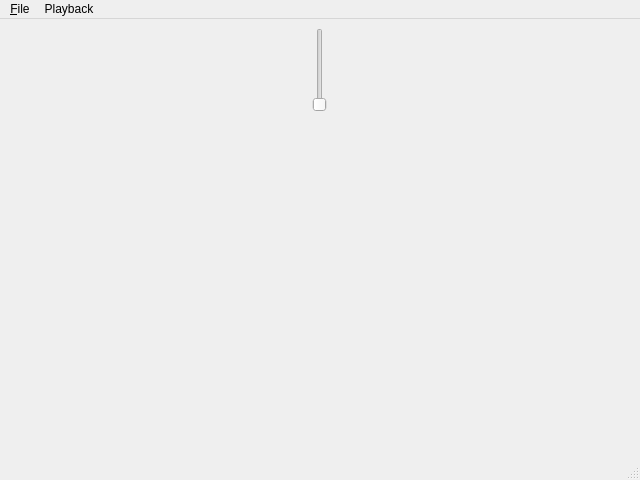
<ui version="4.0" >
 <class>Turnaround</class>
 <widget class="QMainWindow" name="Turnaround" >
  <property name="geometry" >
   <rect>
    <x>0</x>
    <y>0</y>
    <width>640</width>
    <height>480</height>
   </rect>
  </property>
  <property name="sizePolicy" >
   <sizepolicy vsizetype="Preferred" hsizetype="Preferred" >
    <horstretch>0</horstretch>
    <verstretch>0</verstretch>
   </sizepolicy>
  </property>
  <property name="windowTitle" >
   <string>Turnaround</string>
  </property>
  <widget class="QWidget" name="centralwidget" >
   <widget class="QWidget" name="" >
    <property name="geometry" >
     <rect>
      <x>9</x>
      <y>9</y>
      <width>621</width>
      <height>421</height>
     </rect>
    </property>
    <layout class="QVBoxLayout" >
     <item>
      <widget class="ProgressControlWidget" name="progressControl" >
       <property name="sizePolicy" >
        <sizepolicy vsizetype="Minimum" hsizetype="Expanding" >
         <horstretch>0</horstretch>
         <verstretch>0</verstretch>
        </sizepolicy>
       </property>
      </widget>
     </item>
     <item>
      <widget class="CLAM::VM::KeySpace" name="keySpace" >
       <property name="sizePolicy" >
        <sizepolicy vsizetype="Expanding" hsizetype="Preferred" >
         <horstretch>0</horstretch>
         <verstretch>0</verstretch>
        </sizepolicy>
       </property>
      </widget>
     </item>
    </layout>
   </widget>
  </widget>
  <widget class="QMenuBar" name="menubar" >
   <property name="geometry" >
    <rect>
     <x>0</x>
     <y>0</y>
     <width>640</width>
     <height>24</height>
    </rect>
   </property>
   <widget class="QMenu" name="menuFile" >
    <property name="title" >
     <string>&amp;File</string>
    </property>
    <addaction name="fileOpenAction" />
    <addaction name="separator" />
    <addaction name="fileExitAction" />
   </widget>
   <widget class="QMenu" name="menuPlayback" >
    <property name="title" >
     <string>Playback</string>
    </property>
    <addaction name="playbackPlayAction" />
    <addaction name="playbackPauseAction" />
    <addaction name="playbackStopAction" />
   </widget>
   <addaction name="menuFile" />
   <addaction name="menuPlayback" />
  </widget>
  <widget class="QStatusBar" name="statusbar" />
  <action name="fileOpenAction" >
   <property name="text" >
    <string>&amp;Open</string>
   </property>
  </action>
  <action name="fileExitAction" >
   <property name="text" >
    <string>E&amp;xit</string>
   </property>
  </action>
  <action name="playbackPlayAction" >
   <property name="text" >
    <string>Play</string>
   </property>
  </action>
  <action name="playbackStopAction" >
   <property name="text" >
    <string>Stop</string>
   </property>
  </action>
  <action name="playbackPauseAction" >
   <property name="text" >
    <string>Pause</string>
   </property>
  </action>
 </widget>
 <customwidgets>
  <customwidget>
   <class>CLAM::VM::KeySpace</class>
   <extends>QWidget</extends>
   <header>KeySpace.hxx</header>
  </customwidget>
  <customwidget>
   <class>ProgressControlWidget</class>
   <extends>QSlider</extends>
   <header>ProgressControlWidget.hxx</header>
  </customwidget>
 </customwidgets>
 <resources/>
 <connections/>
</ui>
